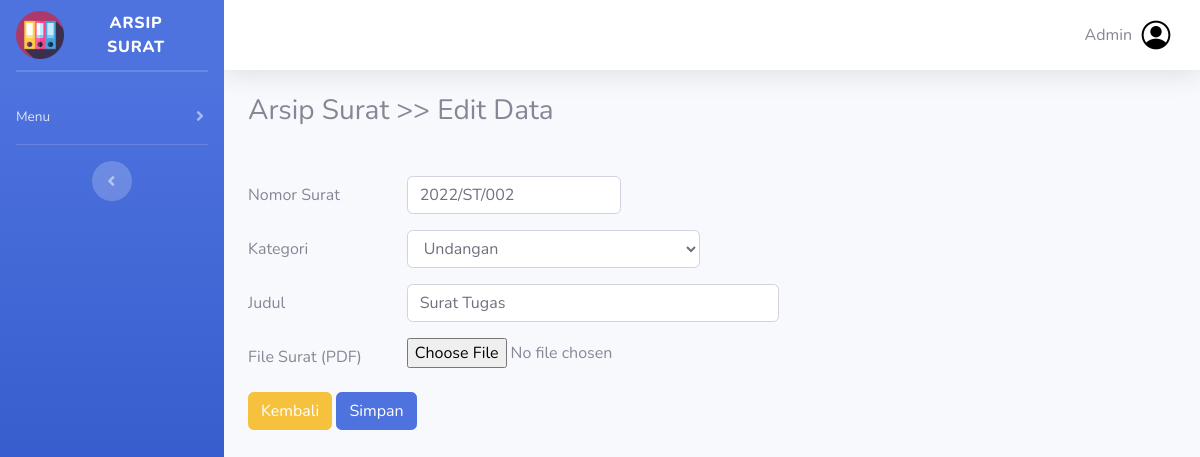
The app's page /editarsip.php?id_arsip=6 (signed in) with its own data.
### tables this page shows
CREATE TABLE `arsip` (
  `id_arsip` int(11) NOT NULL AUTO_INCREMENT,
  `nomor_surat` varchar(100) NOT NULL,
  `kategori` varchar(100) NOT NULL,
  `judul` varchar(200) NOT NULL,
  `waktu` datetime NOT NULL DEFAULT current_timestamp(),
  `file` varchar(200) NOT NULL,
  PRIMARY KEY (`id_arsip`)
);

### editarsip.php (the view, shortened to what this page needs)
<!DOCTYPE html>
<html>
<head>
    <link rel="stylesheet" href="asset/css/sb-admin-2.min.css">
<?php
    include("layout/header.php");
    include("layout/sidebar.php");
    include("layout/topbar.php");
?>
</head>
<body>
<div class="container">
<?php
    include("koneksi.php");
    $id = $_GET['id_arsip'];
    $sql = "SELECT * FROM arsip WHERE id_arsip=$id";
    $query = mysqli_query($kon, $sql);
    $barang = mysqli_fetch_assoc($query);
?>
    <h3>Arsip Surat >> Edit Data</h3>
      <br>
    <form method="POST" action="proses_editarsip.php" enctype="multipart/form-data">
      <div class="form-group row">
                <label class="col-sm-2 col-form-label"> Nomor Surat</label>
                <div class="col-sm-3">
                  <input required type="text" name="nomor_surat" class="form-control" value="<?php echo $barang['nomor_surat']?>"/>
                </div>
        </div>
        <div class="form-group row">
                <label class="col-sm-2 col-form-label"> Kategori</label>
                <div class="col-sm-4">
                  <select name="kategori" class="form-control" value="<?php echo $barang['kategori']?>">
                    <option value="Undangan">Undangan</option>
                  </select>
                </div>
              </div>
            <div class="form-group row">
                <label class="col-sm-2 col-form-label"> Judul </label>
                <div class="col-sm-5">
                  <input required type="text" name="judul" class="form-control" value="<?php echo $barang['judul']?>">
                </div>
            </div>
            <div class="form-group row">
                <label class="col-sm-2 col-form-label"> File Surat (PDF) </label>
                <div class="col-sm-3" >
                  <input type="file" name="NamaFile" accept="application/pdf" class="form-control-file" value="<?php echo $barang['file']?>" >
                </div>
            </div>
            <a href="arsip.php" class="btn btn-warning"> Kembali </a>
            <button type="submit" name="submit" class="btn btn-primary">Simpan</button>
    </form><br><br>
</div>
</body>
</html>

### records on screen
arsip: nomor_surat "2022/ST/002", kategori "Undangan", judul "Surat Tugas"

### other values on screen
$_SESSION['username'] "Admin"
